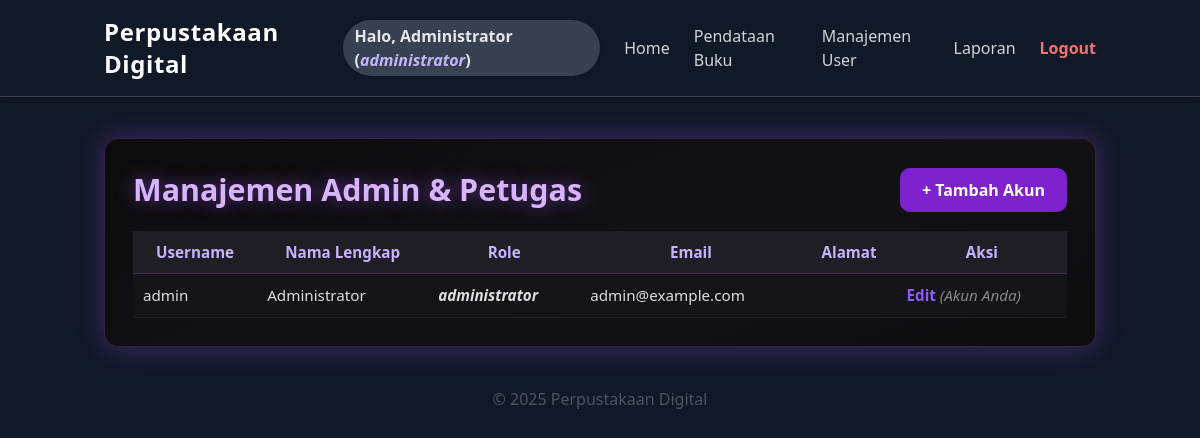
The page /public/admin_users.php (signed in) on the database its author committed.
### tables this page shows
CREATE TABLE users (
  id INT AUTO_INCREMENT PRIMARY KEY,
  username VARCHAR(100) NOT NULL UNIQUE,
  password VARCHAR(255) NOT NULL,
  nama_lengkap VARCHAR(255),
  email VARCHAR(255),
  role ENUM('administrator','petugas','peminjam') NOT NULL DEFAULT 'peminjam',
  alamat TEXT,
  created_at DATETIME DEFAULT CURRENT_TIMESTAMP
);

### app/database.php (called while the page is built)
<?php
class Database {
    private $pdo;
    public function __construct($host, $dbname, $user, $pass){
        $dsn = "mysql:host=$host;dbname=$dbname;charset=utf8mb4";
        $opts = [
            PDO::ATTR_ERRMODE => PDO::ERRMODE_EXCEPTION,
            PDO::ATTR_DEFAULT_FETCH_MODE => PDO::FETCH_ASSOC
        ];
        $this->pdo = new PDO($dsn, $user, $pass, $opts);
    }
    public function pdo() {
        return $this->pdo;
    }
}

### public/admin_users.php (the view, shortened to what this page needs)
<?php
require_once __DIR__ . '/../templates/header.php';
$users = $db->pdo()->query("
    SELECT * FROM users
    WHERE role IN ('administrator','petugas')
    ORDER BY role, username
")->fetchAll();
?>
<div class="shini-card">
    <div class="flex justify-between items-center mb-4">
        <h2 class="shini-title">Manajemen Admin & Petugas</h2>
        <a href="admin_register.php" class="shini-btn-add">+ Tambah Akun</a>
    </div>
    <table class="shini-table">
        <thead>
            <tr>
                <th>Username</th>
                <th>Nama Lengkap</th>
                <th>Role</th>
                <th>Email</th>
                <th>Alamat</th>
                <th>Aksi</th>
            </tr>
        </thead>
        <tbody>
        <?php foreach ($users as $u): ?>
            <tr>
                <td><?= htmlspecialchars($u['username']) ?></td>
                <td><?= htmlspecialchars($u['nama_lengkap']) ?></td>
                <td class="font-bold italic text-purple-300">
                    <?= htmlspecialchars($u['role']) ?>
                </td>
                <td><?= htmlspecialchars($u['email']) ?></td>
                <td><?= nl2br(htmlspecialchars($u['alamat'])) ?></td>
                <td>
                    <a href="admin_edit.php?id=<?= $u['id'] ?>" class="shini-edit">Edit</a>
                    <?php if ($u['id'] != $_SESSION['user']['id']): ?>
                        &nbsp;|&nbsp;
                        <a href="admin_users.php?delete=<?= $u['id'] ?>"
                           onclick="return confirm('Hapus akun ini?')"
                           class="shini-delete">Hapus</a>
                    <?php else: ?>
                        <span class="shini-self">(Akun Anda)</span>
                    <?php endif; ?>
                </td>
            </tr>
        <?php endforeach; ?>
        </tbody>
    </table>
</div>
<?php require_once __DIR__ . '/../templates/footer.php'; ?>

### public/admin_users.php (style rules this page uses)
.shini-card { background: linear-gradient(160deg, #0c0c0d, #121215 60%, #0c0c0d); border: 1px solid rgba(168,85,247,0.25); border-radius: 14px; padding: 28px; box-shadow: 0 0 28px rgba(168,85,247,0.32); margin-top: 25px; transition: .35s; }
.shini-title { font-size: 1.9rem; font-weight: 800; color: #d8b4fe; text-shadow: 0 0 18px rgba(168,85,247,.55); }
.shini-btn-add { background: #7e22ce; padding: 10px 22px; border-radius: 10px; color: white; font-weight: 600; transition: .3s; }
table.shini-table { width: 100%; border-collapse: collapse; margin-top: 18px; color: #dfd9ff; font-size: 0.95rem; }
.shini-table thead tr { background: #1e1e24; border-bottom: 1px solid rgba(168,85,247,0.25); }
.shini-table th { padding: 10px; font-weight: 700; color: #c7b3ff; }
.shini-table tbody tr { background: #141417; border-bottom: 1px solid rgba(255,255,255,0.05); transition: .25s; }
.shini-table td { padding: 10px; color: #dedede; }
.shini-edit { color: #8d5bff; font-weight: 600; transition: .2s; }
.shini-self { color: #888; font-style: italic; }

### rows shown on the page
users: username "admin", nama_lengkap "Administrator", role "administrator", email "admin@example.com", shows "(Akun Anda)"

### other values the page prints
$user['nama'] ?: $user['username'] "Administrator"
$user['role'] "administrator"
$text "Home Pendataan Buku Manajemen User Laporan"
